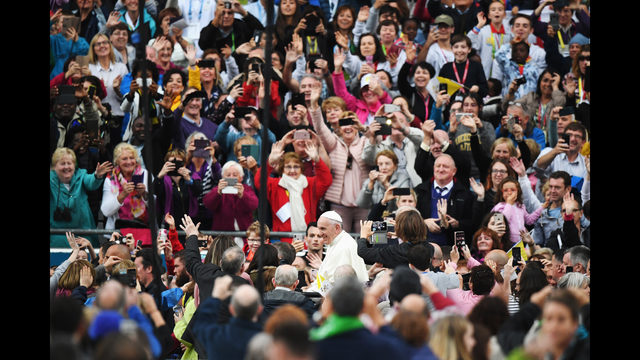
#> input picture Face/images/775213998KR00015_Pope_Franc_1535276985457_12554078_ver1.0_640_360.jpg, 640 x 360 px
$ python Face-Detection-Haar.py images/775213998KR00015_Pope_Franc_1535276985457_12554078_ver1.0_640_360.jpg
#> lines starting #> are read from the running program, lines starting #| are printed output that depends on the picture; after the words box and inside, x2 and y2 are one past the last pixel; in counts of white or black regions, pixels touching at a corner belong together
#> further down, test is the input picture: shape (360, 640, 3); mean B, G, R 68.9, 70.3, 81.7

# coding: utf-8

# # Face Detection In Python Using OpenCV

import numpy as np
import cv2
import time
import sys

def convertToRGB(img):
    return cv2.cvtColor(img, cv2.COLOR_BGR2RGB)

def detect_faces(f_cascade, colored_img, scaleFactor = 1.1):
#> called with scaleFactor = 1.1
    img_copy = np.copy(colored_img)
    gray = cv2.cvtColor(img_copy, cv2.COLOR_BGR2GRAY)
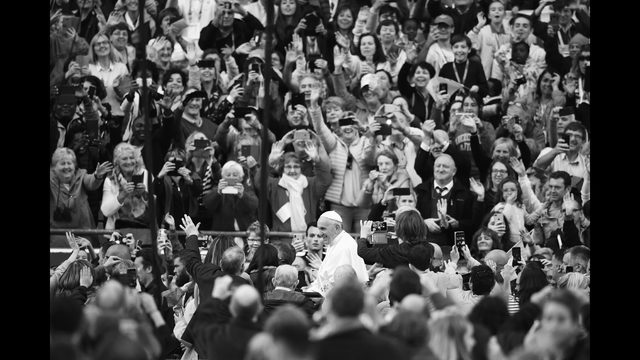
#> gray: shape (360, 640); min 0, max 255, mean 73.6

    faces = f_cascade.detectMultiScale(gray, scaleFactor=scaleFactor, minNeighbors=5);
#> faces = [[486, 1, 22, 22], [510, 17, 23, 23], [488, 163, 22, 22], [543, 178, 22, 22]]

    for (x, y, w, h) in faces:
        cv2.rectangle(img_copy, (x, y), (x+w, y+h), (0, 255, 0), 2)
#> this loop made 4 passes
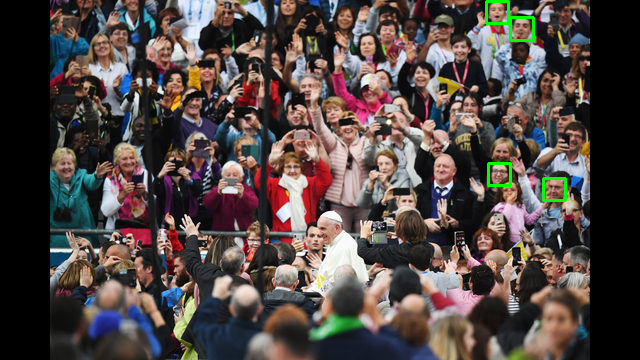
#> img_copy: shape (360, 640, 3); 0.45% of pixels changed, all inside (x1, y1, x2, y2) = (485, 0, 567, 202)

    return img_copy

# XML training files for Haar cascade are stored in `opencv/data/haarcascades/` folder.

haar_face_cascade = cv2.CascadeClassifier('data/haarcascade_frontalface_alt.xml')
lbp_face_cascade = cv2.CascadeClassifier('data/lbpcascade_frontalface.xml')

test = cv2.imread(sys.argv[1])
faces_detected_img = detect_faces(haar_face_cascade, test)
cv2.imshow('Faces Image', faces_detected_img)
cv2.waitKey(0)
cv2.destroyAllWindows()
